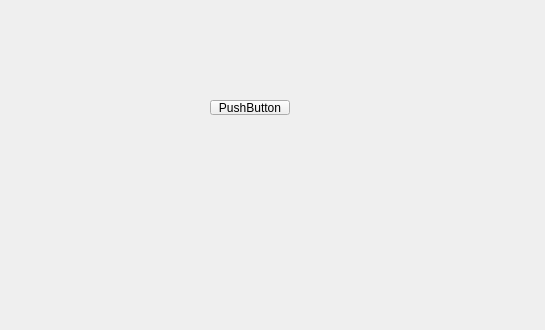
<?xml version="1.0" encoding="UTF-8"?>
<ui version="4.0">
 <class>Widget</class>
 <widget class="QWidget" name="Widget">
  <property name="geometry">
   <rect>
    <x>0</x>
    <y>0</y>
    <width>545</width>
    <height>330</height>
   </rect>
  </property>
  <property name="windowTitle">
   <string>Widget</string>
  </property>
  <widget class="QPushButton" name="pushButton">
   <property name="geometry">
    <rect>
     <x>210</x>
     <y>100</y>
     <width>80</width>
     <height>15</height>
    </rect>
   </property>
   <property name="text">
    <string>PushButton</string>
   </property>
  </widget>
 </widget>
 <layoutdefault spacing="6" margin="11"/>
 <resources/>
 <connections/>
</ui>
